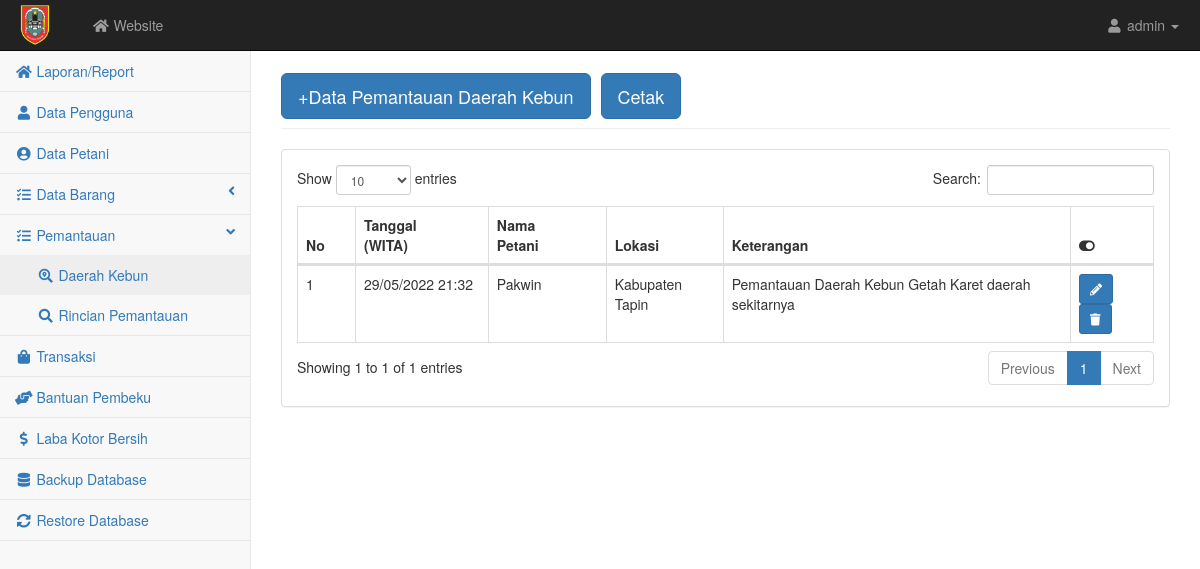
/admin/monitoring.php, run on an earlier commit of the app's database.
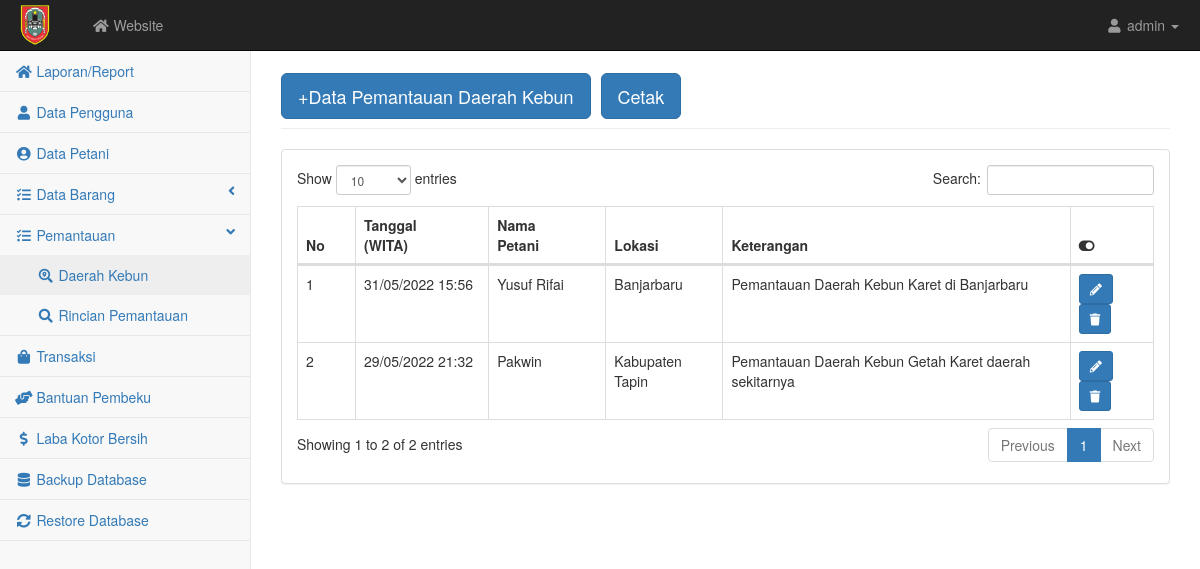
And on a later commit of the database.
### tables this page shows
CREATE TABLE `monitoring` (
  `idmonitoring` int(5) NOT NULL,
  `id` int(5) NOT NULL,
  `tgl` datetime NOT NULL,
  `lokasi` text NOT NULL,
  `ket` text NOT NULL,
  `total` int(5) NOT NULL
);

CREATE TABLE `user` (
  `id` int(5) NOT NULL,
  `nama` varchar(100) NOT NULL,
  `username` varchar(10) NOT NULL,
  `password` varchar(10) NOT NULL,
  `nik` varchar(30) NOT NULL,
  `telp` varchar(15) NOT NULL,
  `alamat` text NOT NULL,
  `level` varchar(30) NOT NULL,
  `luaslahan` varchar(50) NOT NULL
);

### admin/monitoring.php (the view, shortened to what this page needs)
<?php require('atas.php') ?>
<div id="page-wrapper">
    <div class="container-fluid">
        <div class="row">
            <div class="col-lg-12">
                <h1 class="page-header"><button class="btn btn-primary btn-lg"><a href="monitoring_input.php" style="color: white; text-decoration: none">+Data Pemantauan Daerah Kebun</a></button>
                <button type="button" class="btn btn-primary btn-lg" data-toggle="modal" data-target="#myModal"> Cetak </button></h1>
            </div>
        </div>
        <div class="row">
            <div class="col-lg-12">
                <div class="panel panel-default">
                    <div class="panel-body">
                        <div class="table-responsive">
                            <table class="table table-bordered table-hover" id="dataTables-example">
                                <thead class="success">
                                    <tr>
                                        <th>No</th>
                                        <th>Tanggal (WITA)</th>
                                        <th>Nama Petani</th>
                                        <th>Lokasi</th>
                                        <th>Keterangan</th>
                                        <th><i class="fa fa-toggle-on"></i></th>
                                    </tr>
                                </thead>
                                <tbody>
                                    <?php $no=1; $query = mysqli_query($kon, "SELECT * FROM monitoring INNER JOIN user ON monitoring.id = user.id ORDER BY tgl DESC");
                                        while($data = mysqli_fetch_array($query)){ ?>
                                            <tr class="odd gradeX">
                                                    <td><?= $no++; ?></td>
                                                    <td><?= date('d/m/Y H:i',strtotime($data['tgl'])); ?></td>
                                                    <td><?= $data['nama'] ?></td>
                                                    <td><?= $data['lokasi'] ?></td>
                                                    <td><?= $data['ket'] ?></td>
                                                    <td>
                                                        <a href="monitoring_edit.php?idmonitoring=<?php echo $data['idmonitoring']; ?>" class="btn btn-primary btn-sm"><i class="fa fa-pencil-alt"></i></a>
                                                        <a href="delete.php?idmonitoring=<?php echo $data['idmonitoring'] ?>" class="btn btn-primary btn-sm"><i class="fa fa-trash"></i></a>
                                                    </td>
                                                </tr>
                                        <?php } ?>
                                </tbody>
                            </table>
                        </div>
                    </div>
                </div>
            </div>
        </div>
    </div>
</div>
    </div>
<?php require('bawah.php') ?>

What changed in the data, as far as the page shows it:
added monitoring: tgl "31/05/2022 15:56", id.nama "Yusuf Rifai", lokasi "Banjarbaru", ket "Pemantauan Daerah Kebun Karet di Banjarbaru"
Also different on the page:
text written by a page script: "Show entries Search: Showing 1 to 1 of 1 entries Previous 1 Next" → "Show entries Search: Showing 1 to 2 of 2 entries Previous 1 Next"
